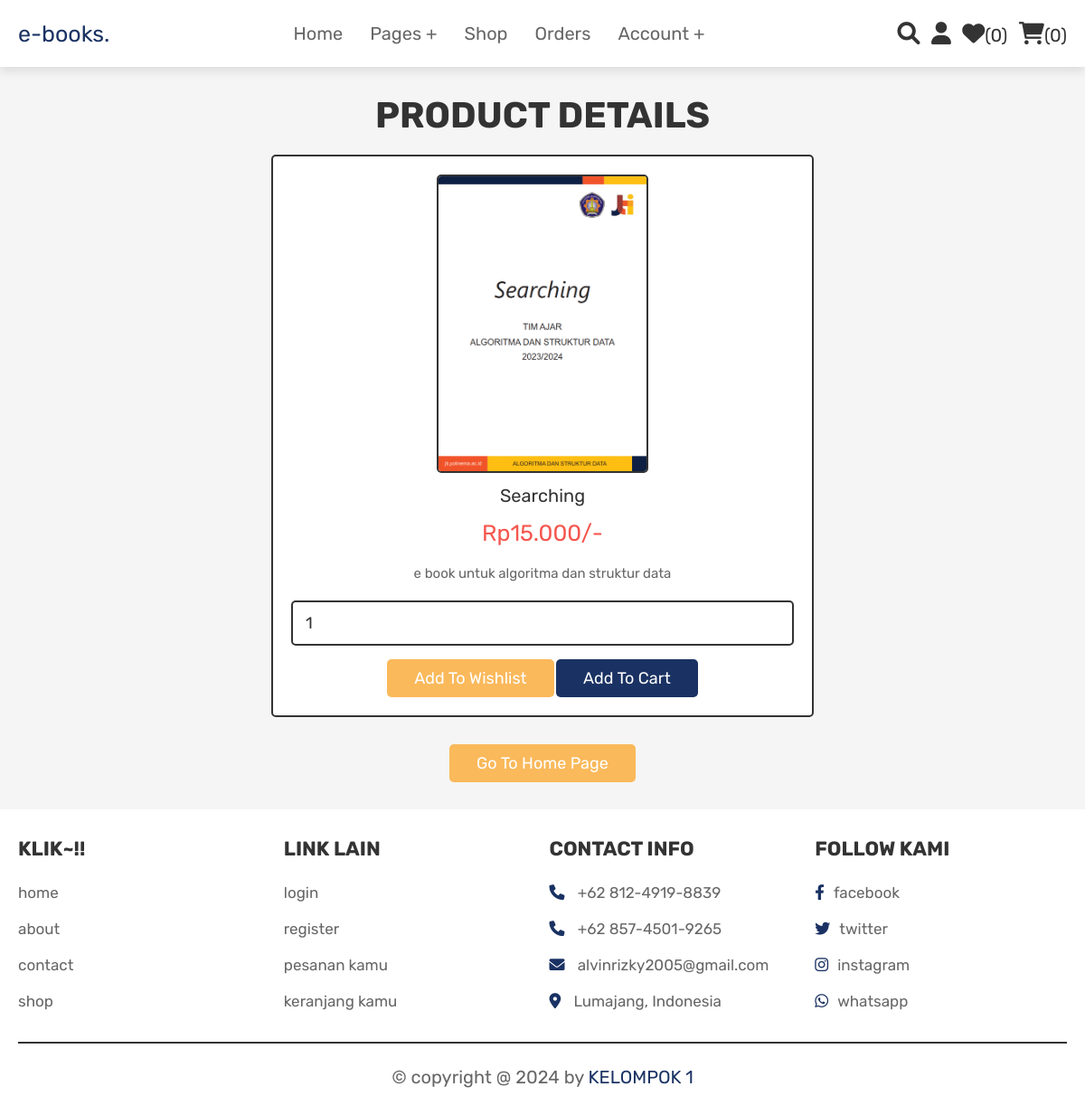
/view_page.php?pid=21 (signed in), run on the app's committed database.
### tables this page shows
CREATE TABLE `products` (
  `id` int(100) NOT NULL,
  `name` varchar(100) NOT NULL,
  `details` varchar(500) NOT NULL,
  `price` double(100,3) NOT NULL,
  `image` varchar(100) NOT NULL
);

### view_page.php (the view, shortened to what this page needs)
<?php
@include 'config.php';
?>
<!DOCTYPE html>
<html lang="en">
<head>
   <link rel="stylesheet" href="https://cdnjs.cloudflare.com/ajax/libs/font-awesome/6.0.0/css/all.min.css">
   <link rel="stylesheet" href="css/style.css">
</head>
<body>
<?php @include 'header.php'; ?>
<section class="quick-view">
    <h1 class="title">product details</h1>
    <?php
        if(isset($_GET['pid'])){
            $pid = $_GET['pid'];
            $select_products = mysqli_query($conn, "SELECT * FROM `products` WHERE id = '$pid'") or die('query failed');
         if(mysqli_num_rows($select_products) > 0){
            while($fetch_products = mysqli_fetch_assoc($select_products)){
    ?>
    <form action="" method="POST">
         <img src="uploaded_img/<?php echo $fetch_products['image']; ?>" alt="" class="image">
         <div class="name"><?php echo $fetch_products['name']; ?></div>
         <div class="price">Rp<?php echo $fetch_products['price']; ?>/-</div>
         <div class="details"><?php echo $fetch_products['details']; ?></div>
         <input type="number" name="product_quantity" value="1" min="0" class="qty">
         <input type="submit" value="add to wishlist" name="add_to_wishlist" class="option-btn">
         <input type="submit" value="add to cart" name="add_to_cart" class="btn">
      </form>
    <?php
            }
        }else{
        echo '<p class="empty">no products details available!</p>';
        }
    }
    ?>
    <div class="more-btn">
        <a href="home.php" class="option-btn">go to home page</a>
    </div>
</section>
<?php @include 'footer.php'; ?>
</body>
</html>

### css/style.css (style rules this page uses)
:root { --blue: #1a3263; --red: #F5564E; --orange: #FAB95B; --black: #333; --white: #fff; --light-color: #666; --light-white: #ccc; --light-bg: #f5f5f5; --border: .2rem solid var(--black); --box-shadow: 0 .5rem 1rem rgba(0, 0, 0, .1); }
* { font-family: 'Rubik', sans-serif; margin: 0; padding: 0; box-sizing: border-box; outline: none; border: none; text-decoration: none; transition: all .2s linear; }
html { font-size: 62.5%; overflow-x: hidden; scroll-behavior: smooth; scroll-padding-top: 6.5rem; }
body { background: var(--light-bg); }
section { padding: 3rem 2rem; }
.btn, .delete-btn, .option-btn { display: inline-block; border-radius: .5rem; margin-top: 1rem; font-size: 1.8rem; color: var(--white); cursor: pointer; padding: 1rem 3rem; text-transform: capitalize; }
.btn { background-color: var(--blue); }
.option-btn { background-color: var(--orange); }
.more-btn { margin-top: 2rem; text-align: center; }
.title { text-align: center; margin-bottom: 2rem; color: var(--black); text-transform: uppercase; font-size: 4rem; }
.quick-view form { max-width: 60rem; padding: 2rem; text-align: center; border: var(--border); box-shadow: var(--border); border-radius: .5rem; background-color: var(--white); margin: 0 auto; }
.quick-view form .image { height: 33rem; border: var(--border); border-radius: .5rem; }
.quick-view form .name { margin: 1rem 0; font-size: 2rem; color: var(--black); }
.quick-view form .price { color: var(--red); font-size: 2.5rem; padding: .5rem 0; }
.quick-view form .details { padding: 1rem 0; font-size: 1.5rem; color: var(--light-color); line-height: 2; }
.quick-view form .qty { width: 100%; padding: 1.2rem 1.4rem; font-size: 1.8rem; color: var(--black); border-radius: .5rem; border: var(--border); margin: .5rem 0; }

### data on the page
products: image (picture), name "Searching", price "15.000", details "e book untuk algoritma dan struktur data"

### other printed values
$wishlist_num_rows "0"
$cart_num_rows "0"
